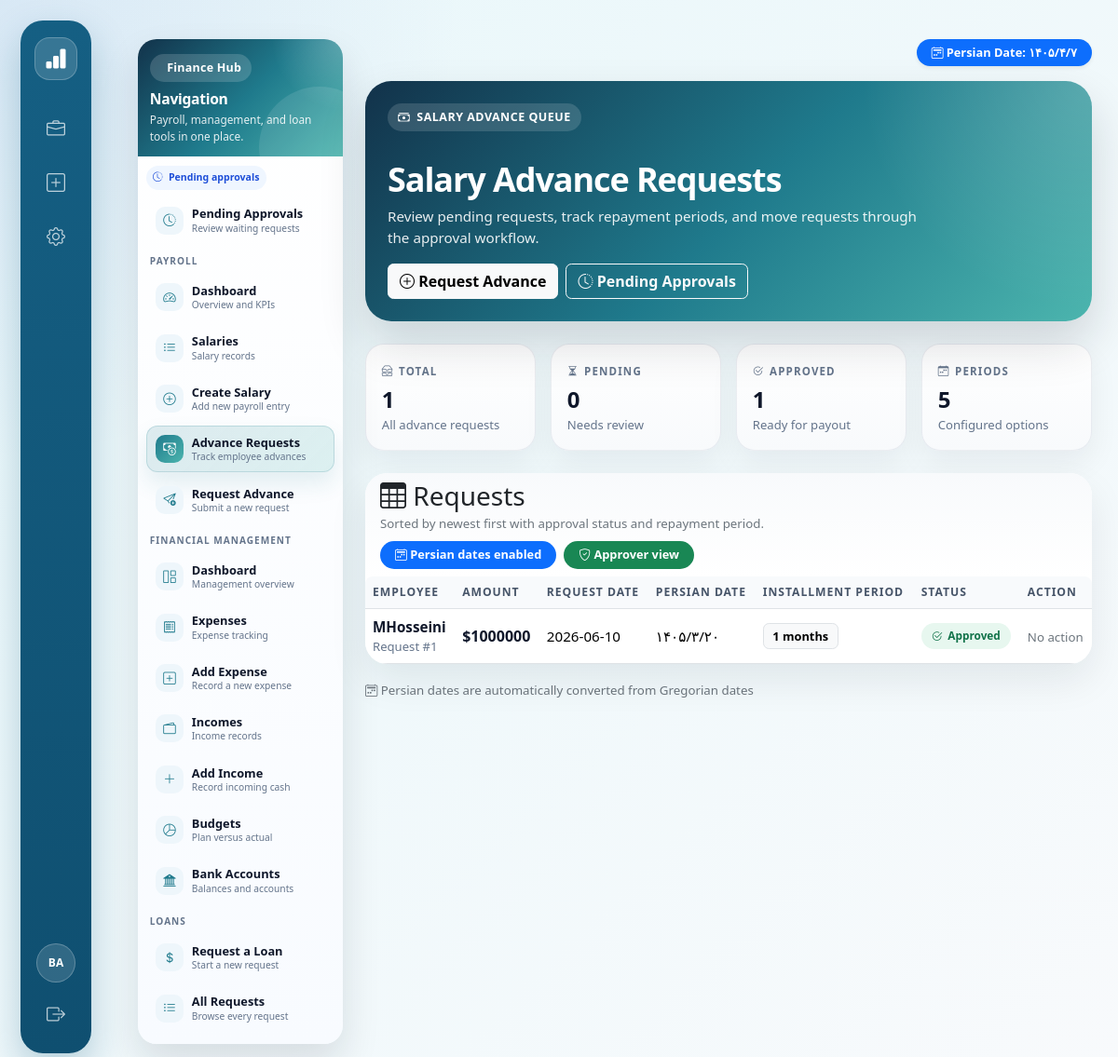
/finance/payroll/advances/ (signed in), run on the app's committed database.
### finance/models.py (models this page shows, shortened)
class SalaryAdvance(models.Model):
    STATUS_CHOICES = [
        ('pending', 'Pending'),
        ('approved', 'Approved'),
        ('rejected', 'Rejected'),
        ('paid', 'Paid'),
    ]
    employee = models.ForeignKey(User, on_delete=models.CASCADE, related_name='salary_advances')
    amount = models.DecimalField(max_digits=12, decimal_places=0)
    reason = models.TextField()
    requested_date = models.DateField(default=timezone.now)
    approved_by = models.ForeignKey(User, on_delete=models.SET_NULL, null=True, related_name='approved_advances')
    approved_date = models.DateField(null=True, blank=True)
    status = models.CharField(max_length=20, choices=STATUS_CHOICES, default='pending')
    payment_date = models.DateField(null=True, blank=True)
    installment_months = models.IntegerField(default=1)
    monthly_installment = models.DecimalField(max_digits=12, decimal_places=0, default=0)
    description = models.TextField(blank=True)
    created_at = models.DateTimeField(default=timezone.now)
    class Meta:
        ordering = ['-created_at']

### finance/views.py (the view)
# urls.py: path('payroll/advances/', views.salary_advance_list, name='advance_list'),
@login_required
def salary_advance_list(request):
    is_approver = FinanceApprovalLevel.objects.filter(approver=request.user, is_active=True).exists()
    if request.user.is_superuser or is_approver:
        advances = SalaryAdvance.objects.all().select_related('employee', 'approved_by')
    else:
        advances = SalaryAdvance.objects.filter(employee=request.user).select_related('employee', 'approved_by')
    summary = {
        'advance_count': advances.count(),
        'pending_count': advances.filter(status='pending').count(),
        'approved_count': advances.filter(status='approved').count(),
        'rejected_count': advances.filter(status='rejected').count(),
        'can_review': request.user.is_superuser or is_approver,
    }
    return render(request, 'finance/payroll/advance_list.html', {'advances': advances, 'summary': summary})

### finance/templates/finance/payroll/advance_list.html (shortened to what this page needs)
{% extends "finance/finance_base.html" %}
{% load persian_calendar %}
{% block finance_content %}
<div class="advance-list-shell">
    <div class="card advance-hero mb-4">
        <div class="card-body d-flex flex-wrap justify-content-between align-items-start gap-3">
            <div>
                <div class="advance-kicker mb-3">
                    <i class="bi bi-cash-stack"></i>
                    Salary advance queue
                </div>
                <h1 class="advance-title">Salary Advance Requests</h1>
                <p class="advance-subtitle">
                    Review pending requests, track repayment periods, and move requests through the approval workflow.
                </p>
            </div>
            <div class="d-flex flex-wrap gap-2">
                <a href="{% url 'finance:advance_request' %}" class="btn btn-light fw-semibold">
                    <i class="bi bi-plus-circle"></i> Request Advance
                </a>
                <a href="{% url 'finance:pending_approvals' %}" class="btn btn-outline-light fw-semibold">
                    <i class="bi bi-clock-history"></i> Pending Approvals
                </a>
            </div>
        </div>
    </div>
    <div class="row g-3 mb-4">
        <div class="col-6 col-xl-3">
            <div class="advance-stat">
                <div class="advance-stat__label"><i class="bi bi-inboxes"></i> Total</div>
                <div class="advance-stat__value">{{ summary.advance_count }}</div>
                <div class="advance-stat__hint">All advance requests</div>
            </div>
        </div>
        <div class="col-6 col-xl-3">
            <div class="advance-stat">
                <div class="advance-stat__label"><i class="bi bi-hourglass-split"></i> Pending</div>
                <div class="advance-stat__value">{{ summary.pending_count }}</div>
                <div class="advance-stat__hint">Needs review</div>
            </div>
        </div>
        <div class="col-6 col-xl-3">
            <div class="advance-stat">
                <div class="advance-stat__label"><i class="bi bi-check2-circle"></i> Approved</div>
                <div class="advance-stat__value">{{ summary.approved_count }}</div>
                <div class="advance-stat__hint">Ready for payout</div>
            </div>
        </div>
        <div class="col-6 col-xl-3">
            <div class="advance-stat">
                <div class="advance-stat__label"><i class="bi bi-calendar-week"></i> Periods</div>
                <div class="advance-stat__value">5</div>
                <div class="advance-stat__hint">Configured options</div>
            </div>
        </div>
    </div>
    <div class="card advance-panel">
        <div class="card-header d-flex justify-content-between align-items-center flex-wrap gap-2">
            <div>
                <h3 class="mb-1"><i class="bi bi-table"></i> Requests</h3>
                <div class="text-muted small">Sorted by newest first with approval status and repayment period.</div>
            </div>
            <div class="d-flex flex-wrap gap-2 align-items-center">
                <span class="badge text-bg-primary rounded-pill px-3 py-2">
                    <i class="bi bi-calendar2-week"></i> Persian dates enabled
                </span>
                {% if summary.can_review %}
                <span class="badge text-bg-success rounded-pill px-3 py-2">
                    <i class="bi bi-shield-check"></i> Approver view
                </span>
                {% endif %}
            </div>
        </div>
        <div class="card-body p-0">
            <div class="table-responsive">
                <table class="table requests-table table-hover align-middle mb-0">
                    <thead>
                        <tr>
                            <th>Employee</th>
                            <th>Amount</th>
                            <th>Request Date</th>
                            <th>Persian Date</th>
                            <th>Installment Period</th>
                            <th>Status</th>
                            <th>Action</th>
                        </tr>
                    </thead>
                    <tbody>
                        {% for advance in advances %}
                        <tr>
                            <td>
                                <div class="employee-name">{{ advance.employee.get_full_name|default:advance.employee.username }}</div>
                                <div class="muted-cell">Request #{{ advance.id }}</div>
                            </td>
                            <td><span class="amount-cell">${{ advance.amount|floatformat:0 }}</span></td>
                            <td>
                                <div class="date-stack">{{ advance.requested_date|date:"Y-m-d" }}</div>
                            </td>
                            <td>
                                <div class="date-stack">{{ advance.requested_date|date:"Y-m-d"|to_persian_date }}</div>
                            </td>
                            <td>
                                <span class="badge text-bg-light border">{{ advance.installment_months }} months</span>
                            </td>
                            <td>
                                {% if advance.status == 'pending' %}
                                    <span class="status-chip status-chip--pending"><i class="bi bi-hourglass"></i> Pending</span>
                                {% elif advance.status == 'approved' %}
                                    <span class="status-chip status-chip--approved"><i class="bi bi-check2-circle"></i> Approved</span>
                                {% elif advance.status == 'rejected' %}
                                    <span class="status-chip status-chip--rejected"><i class="bi bi-x-circle"></i> Rejected</span>
                                {% else %}
                                    <span class="status-chip status-chip--paid"><i class="bi bi-wallet2"></i> Paid</span>
                                {% endif %}
                            </td>
                            <td>
                                {% if summary.can_review and advance.status == 'pending' %}
                                <a href="{% url 'finance:advance_approve' advance.id %}"
                                   class="btn btn-sm btn-success action-btn"
                                   onclick="return confirm('Approve this advance request?')">
                                    <i class="bi bi-check-lg"></i> Review
                                </a>
                                {% elif summary.can_review and advance.status != 'rejected' and advance.status != 'approved' %}
                                <a href="{% url 'finance:advance_approve' advance.id %}" class="btn btn-sm btn-outline-primary action-btn">
                                    <i class="bi bi-eye"></i> Open
                                </a>
                                {% else %}
                                <span class="text-muted small">No action</span>
                                {% endif %}
                            </td>
                        </tr>
                        {% endfor %}
                    </tbody>
                </table>
            </div>
        </div>
    </div>
    {% if user.is_superuser %}
    <div class="mt-3 text-muted">
        <small><i class="bi bi-calendar2-week"></i> Persian dates are automatically converted from Gregorian dates</small>
    </div>
    {% endif %}
</div>
{% endblock %}

### companycrm/1/companycrm/core/templates/base.html (shortened to what this page needs)
{% load static %}
<!DOCTYPE html>
<html lang="en" data-bs-theme="light">
  <head>
    <link href="https://cdn.jsdelivr.net/npm/bootstrap@5.3.3/dist/css/bootstrap.min.css"
          rel="stylesheet" />
    <link href="https://cdn.jsdelivr.net/npm/bootstrap-icons@1.11.3/font/bootstrap-icons.css"
          rel="stylesheet" />
    <link href="{% static 'css/custom.css' %}" rel="stylesheet" />
    <link rel="stylesheet" href="{% static 'css/custom.css' %}?v=2">
  </head>
  <body>
    <div class="app-shell">
      <aside class="app-sidebar">
        <a class="sidebar-brand" href="{% url 'home' %}" title="ATO CRM">
          <i class="bi bi-bar-chart-fill"></i>
        </a>
        <nav class="sidebar-nav">
          <a class="sidebar-link {% if request.path == '/' or request.path|slice:':10' == '/requests/' %}active{% endif %}"
             href="{% url 'request_list' %}"
             title="Requests">
            <i class="bi bi-briefcase"></i>
          </a>
          <a class="sidebar-link {% if request.path == '/requests/new/' %}active{% endif %}"
             href="{% url 'request_new_hub' %}"
             title="New Request">
            <i class="bi bi-plus-square"></i>
          </a>
          {% if user.is_authenticated %}
            <a class="sidebar-link" href="/admin/" title="Admin">
              <i class="bi bi-gear"></i>
            </a>
          {% endif %}
        </nav>
        <div class="sidebar-bottom">
          {% if user.is_authenticated %}
            <div class="user-circle" title="{{ user.get_username }}">{{ user.get_username|slice:":2"|upper }}</div>
            <form method="post" action="{% url 'logout' %}">
              <button class="sidebar-logout" type="submit" title="Logout">
                <i class="bi bi-box-arrow-right"></i>
              </button>
            </form>
          {% else %}
            <a class="sidebar-link" href="{% url 'login' %}" title="Login">
              <i class="bi bi-box-arrow-in-right"></i>
            </a>
          {% endif %}
        </div>
      </aside>
      <div class="app-main">
        <main class="{% block container_class %}{% endblock %}">
          {% block content %}{% endblock %}
        </main>
      </div>
    </div>
  </body>
</html>

### data on the page
SalaryAdvance: employee.get_full_name "MHosseini", id "1", amount "1000000", requested_date "2026-06-10", requested_date|to_persian_date "۱۴۰۵/۳/۲۰", installment_months "1", status "approved" (drawn)

### other printed values
{{ user.get_username|slice:":2"|upper }} "BA"
{{ summary.advance_count }} "1"
{{ summary.pending_count }} "0"
{{ summary.approved_count }} "1"
